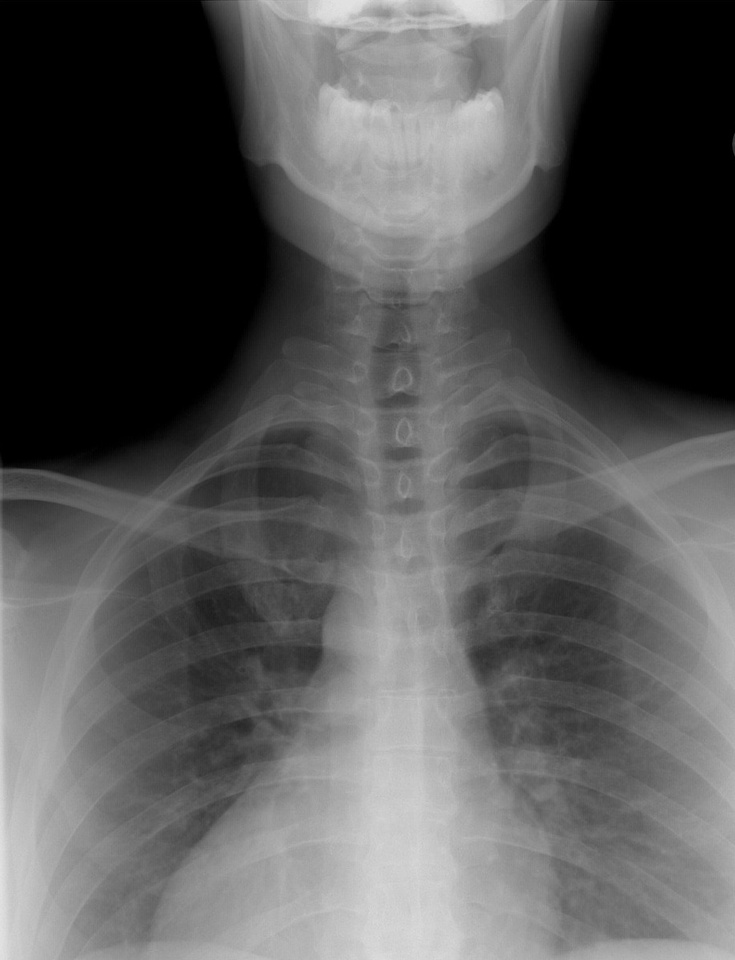
#> input picture Lab1/xray.jpg, 735 x 960 px, shrunk from 918 x 1198 before the run
$ python main.py
#> lines starting #> are read from the running program, lines starting #| are printed output that depends on the picture
import cv2
import numpy as np
import matplotlib.pyplot as plt


# grayscale - xray one
img_gray = cv2.cvtColor(cv2.imread('xray.jpg'), cv2.COLOR_BGR2GRAY)
#> img_gray: shape (960, 735); min 0, max 227, mean 89.1
#cv2.imread('xray.jpg', cv2.IMREAD_GRAYSCALE)

# color - satellite one
img_color = cv2.imread('satellite.jpg')
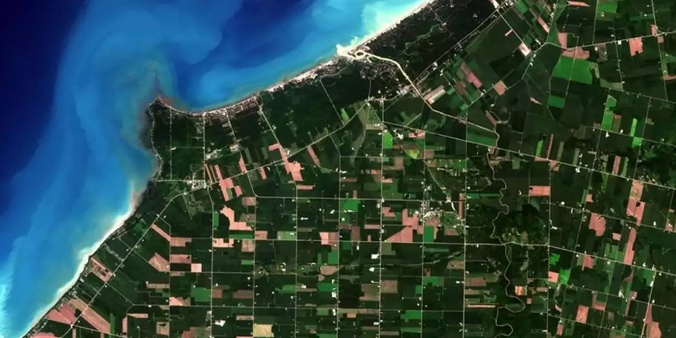
#> input picture Lab1/satellite.jpg, 676 x 338 px, shrunk from 844 x 422 before the run
#> img_color is the input picture: shape (338, 676, 3); mean B, G, R 67.9, 71.6, 45.8

#==============================
#========= GRAYSCALE ==========
#==============================

#====== Original ======

def plot_histogram(image, title="Histogram"):
#> called with title = 'Original Grayscale Histogram'
    plt.figure()
    plt.title(title)
    plt.xlabel("Intensity")
    plt.ylabel("Count")
    plt.hist(image.ravel(), 256, (0, 256))
    plt.show()
#> figure, not shown here; tallest bar 160865 high, from x = 0 to 1

plot_histogram(img_gray, "Original Grayscale Histogram")

#====== Equalization ======
equalized_img = cv2.equalizeHist(img_gray)
plot_histogram(equalized_img, "Equalized Grayscale Histogram")

cv2.imshow("Original Gray", img_gray)
cv2.imshow("Equalized Gray", equalized_img)
cv2.waitKey(0)


#====== CLAHE ======
clahe = cv2.createCLAHE(clipLimit=2.0, tileGridSize=(8, 8))
clahe_img = clahe.apply(img_gray)

plot_histogram(clahe_img, "CLAHE Grayscale Histogram")

cv2.imshow("Original Gray", img_gray)
cv2.imshow("CLAHE Gray", clahe_img)
cv2.waitKey(0)


#====== sharpening ======

example_sharpen_kernel = np.array([[0, -1, 0],
                                   [-1, 5, -1],
                                   [0, -1, 0]])

sharpened_clahe = cv2.filter2D(clahe_img, -1, example_sharpen_kernel)
sharpened_equalized = cv2.filter2D(equalized_img, -1, example_sharpen_kernel)

cv2.imshow("Sharpened CLAHE Gray", sharpened_clahe)
cv2.imshow("Sharpened Equalized Gray", sharpened_equalized)
cv2.waitKey(0)


#==============================
#=========== COLOR ============
#==============================

# equalizeHist() and clahe.apply() are only capable of one-channel equalization,
# perturbing color gamma otherwise.
# The solution found is to use non-RGB formats that describe brightness as a separate channel.
# I found that both YCrCb (with its Y) and LAB with its (L) do the trick.

def equalize_color(img_bgr): #yrcrb example
    ycrcb = cv2.cvtColor(img_bgr, cv2.COLOR_BGR2YCrCb)
#> ycrcb: shape (338, 676, 3); mean of channels 0, 1, 2 63.5, 115.4, 130.5
    Y, Cr, Cb = cv2.split(ycrcb)
    Y_eq = cv2.equalizeHist(Y)
    merged = cv2.merge((Y_eq, Cr, Cb))
#> merged: shape (338, 676, 3); mean of channels 0, 1, 2 128.9, 115.4, 130.5
    return cv2.cvtColor(merged, cv2.COLOR_YCrCb2BGR)

def clahe_color(img_bgr): #lab example
    lab = cv2.cvtColor(img_bgr, cv2.COLOR_BGR2LAB)
#> lab: shape (338, 676, 3); mean of channels 0, 1, 2 72, 120.9, 128.5
    L, A, B = cv2.split(lab)
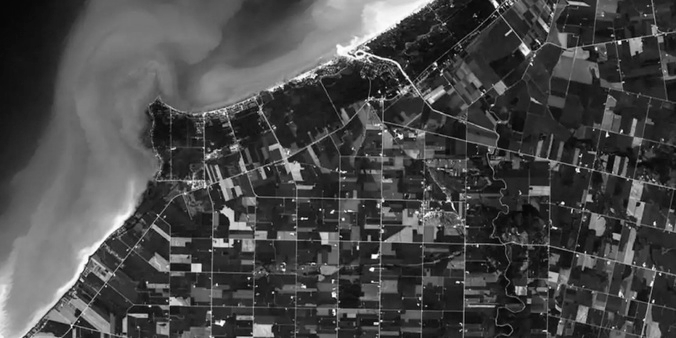
#> L: shape (338, 676); min 3, max 254, mean 72
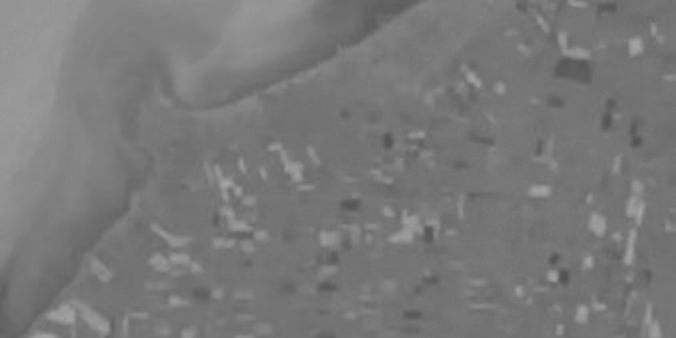
#> A: shape (338, 676); min 82, max 163, mean 120.9
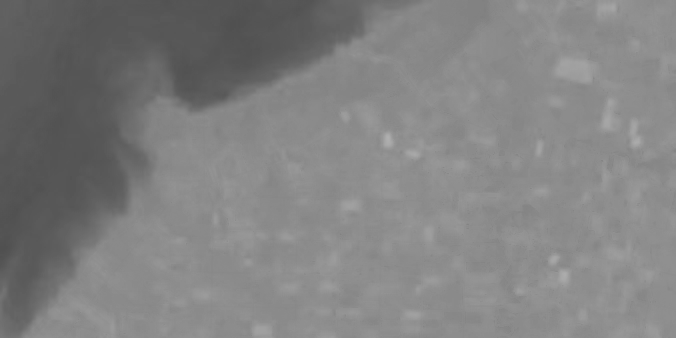
#> B: shape (338, 676); min 80, max 175, mean 128.5
    L_clahe = clahe.apply(L)
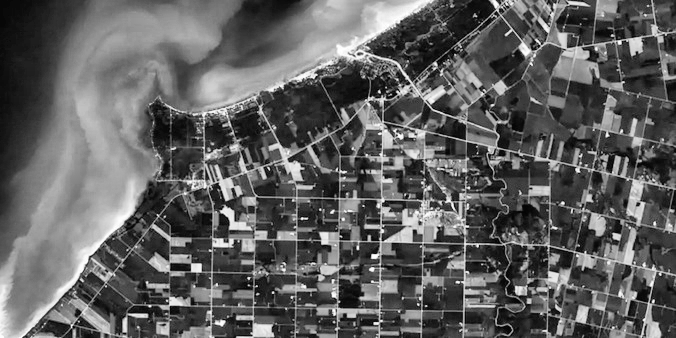
#> L_clahe: shape (338, 676); min 2, max 255, mean 95.7
    merged = cv2.merge((L_clahe, A, B))
#> merged: shape (338, 676, 3); mean of channels 0, 1, 2 95.7, 120.9, 128.5
    return cv2.cvtColor(merged, cv2.COLOR_LAB2BGR)

eq_color_img = equalize_color(img_color)
clahe_color_img = clahe_color(img_color)

#====== sharpening ======
sharp_clahe_color = cv2.filter2D(clahe_color_img, -1, example_sharpen_kernel)
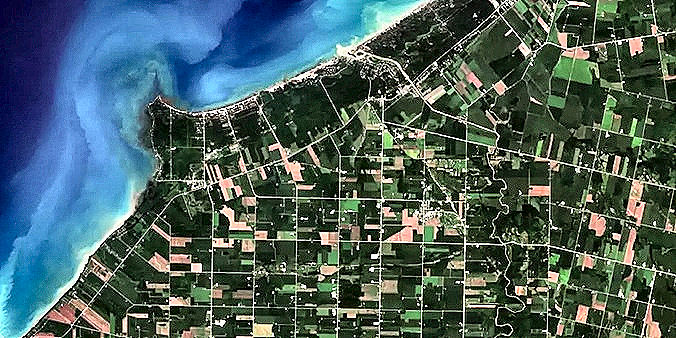
#> sharp_clahe_color: shape (338, 676, 3); mean B, G, R 95.4, 96.3, 73.3
sharp_eq_color = cv2.filter2D(eq_color_img, -1, example_sharpen_kernel)
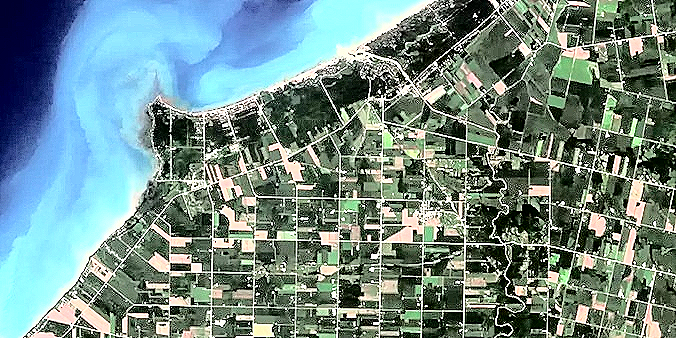
#> sharp_eq_color: shape (338, 676, 3); mean B, G, R 134.8, 138.1, 113.6

#====== results ======
cv2.imshow("Original Color", img_color)
cv2.imshow("Equalized Color", eq_color_img)
cv2.imshow("CLAHE Color", clahe_color_img)
cv2.waitKey(0)
cv2.imshow("Sharpened CLAHE Color", sharp_clahe_color)
cv2.imshow("Sharpened Equalized Color", sharp_eq_color)
cv2.waitKey(0)
cv2.destroyAllWindows()
